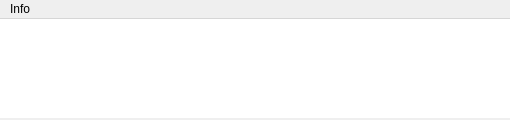
<?xml version="1.0" encoding="UTF-8"?>
<ui version="4.0">
 <class>Server</class>
 <widget class="QMainWindow" name="Server">
  <property name="geometry">
   <rect>
    <x>0</x>
    <y>0</y>
    <width>510</width>
    <height>120</height>
   </rect>
  </property>
  <property name="minimumSize">
   <size>
    <width>510</width>
    <height>120</height>
   </size>
  </property>
  <property name="maximumSize">
   <size>
    <width>510</width>
    <height>120</height>
   </size>
  </property>
  <property name="windowTitle">
   <string>Server</string>
  </property>
  <property name="styleSheet">
   <string notr="true"/>
  </property>
  <widget class="QWidget" name="centralWidget">
   <widget class="Console" name="console">
    <property name="geometry">
     <rect>
      <x>0</x>
      <y>0</y>
      <width>511</width>
      <height>99</height>
     </rect>
    </property>
    <property name="styleSheet">
     <string notr="true">border: 0px;</string>
    </property>
   </widget>
  </widget>
  <widget class="QMenuBar" name="menuBar">
   <property name="geometry">
    <rect>
     <x>0</x>
     <y>0</y>
     <width>510</width>
     <height>20</height>
    </rect>
   </property>
   <widget class="QMenu" name="menuInfo">
    <property name="title">
     <string>Info</string>
    </property>
    <addaction name="actionAbout_the_program"/>
    <addaction name="actionHelp"/>
   </widget>
   <addaction name="menuInfo"/>
  </widget>
  <action name="actionAbout_the_program">
   <property name="text">
    <string>About the program</string>
   </property>
  </action>
  <action name="actionHelp">
   <property name="text">
    <string>Help</string>
   </property>
   <property name="shortcut">
    <string>F1</string>
   </property>
  </action>
 </widget>
 <layoutdefault spacing="6" margin="11"/>
 <customwidgets>
  <customwidget>
   <class>Console</class>
   <extends>QPlainTextEdit</extends>
   <header location="global">console.h</header>
  </customwidget>
 </customwidgets>
 <resources/>
 <connections/>
</ui>
